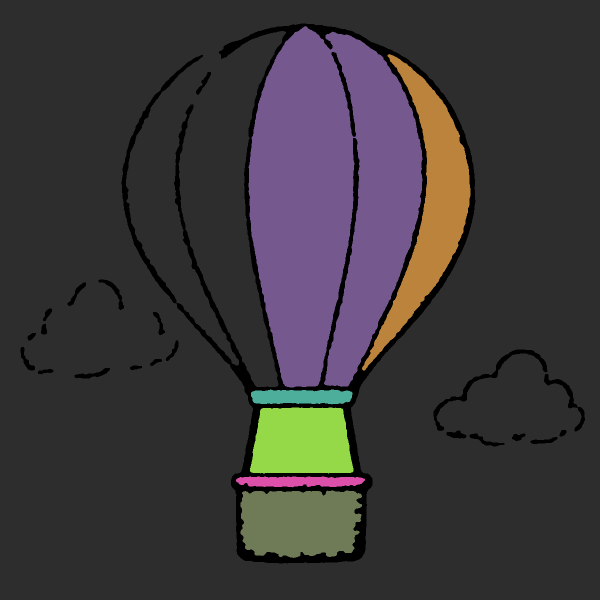
#> input picture docs/qa-evidence/2026-10-07/coloring-generator/balloon-t190-c5/regions.png, 1200 x 1200 px (shown at 1/2 size)
$ python cli.py
#> lines starting #> are read from the running program, lines starting #| are printed output that depends on the picture
from __future__ import annotations

import json
from dataclasses import asdict, dataclass
from pathlib import Path
from typing import Any

import cv2
import numpy as np
from PIL import Image


OUTPUT_DIR = Path(__file__).resolve().parent / "output"


@dataclass
class ValidationIssue:
    level: str
    code: str
    message: str


@dataclass
class ImageStats:
    path: str
    width: int
    height: int
    mode: str
    has_alpha: bool
    black_pixel_ratio: float
    near_white_pixel_ratio: float
    estimated_regions: int | None = None


@dataclass
class ValidationResult:
    score: int
    status: str
    stats: ImageStats
    issues: list[ValidationIssue]


def load_png(path: Path) -> Image.Image:
    if not path.exists():
        raise FileNotFoundError(f"No existe el archivo: {path}")
    if path.suffix.lower() != ".png":
        raise ValueError("El archivo debe ser PNG.")
    image = Image.open(path)
    image.load()
    return image


def image_to_rgba_array(image: Image.Image) -> np.ndarray:
    return np.array(image.convert("RGBA"))


def make_line_mask(image: Image.Image, threshold: int = 180) -> np.ndarray:
    rgba = image_to_rgba_array(image)
    alpha = rgba[:, :, 3]
    rgb = rgba[:, :, :3]

    white_background = np.full_like(rgb, 255)
    alpha_factor = (alpha.astype(np.float32) / 255.0)[:, :, None]
    composited = (rgb * alpha_factor + white_background * (1.0 - alpha_factor)).astype(np.uint8)

    gray = cv2.cvtColor(composited, cv2.COLOR_RGB2GRAY)
    blurred = cv2.GaussianBlur(gray, (3, 3), 0)
    _, binary_inverse = cv2.threshold(blurred, threshold, 255, cv2.THRESH_BINARY_INV)
    return binary_inverse


def clean_line_mask(mask: np.ndarray, close_gaps: bool = True, thicken: bool = True) -> np.ndarray:
    cleaned = mask.copy()
    noise_kernel = np.ones((2, 2), np.uint8)
    cleaned = cv2.morphologyEx(cleaned, cv2.MORPH_OPEN, noise_kernel, iterations=1)

    if close_gaps:
        close_kernel = np.ones((3, 3), np.uint8)
        cleaned = cv2.morphologyEx(cleaned, cv2.MORPH_CLOSE, close_kernel, iterations=1)

    if thicken:
        dilate_kernel = np.ones((2, 2), np.uint8)
        cleaned = cv2.dilate(cleaned, dilate_kernel, iterations=1)

    return cleaned


# [6 lines left out: function save_line_art, not called in this run]


def detect_paint_regions(line_mask: np.ndarray, min_area: int = 80) -> tuple[np.ndarray, list[dict[str, Any]]]:
    paintable = np.where(line_mask > 0, 0, 255).astype(np.uint8)

    flood = paintable.copy()
    h, w = flood.shape
    flood_mask = np.zeros((h + 2, w + 2), np.uint8)
    cv2.floodFill(flood, flood_mask, (0, 0), 128)

    interior = np.where(flood == 255, 255, 0).astype(np.uint8)
    count, labels, stats, centroids = cv2.connectedComponentsWithStats(interior, connectivity=4)

    region_map = np.zeros((h, w), np.uint16)
    regions: list[dict[str, Any]] = []
    region_id = 1

    for label in range(1, count):
        area = int(stats[label, cv2.CC_STAT_AREA])
        if area < min_area:
            continue

        x = int(stats[label, cv2.CC_STAT_LEFT])
        y = int(stats[label, cv2.CC_STAT_TOP])
        width = int(stats[label, cv2.CC_STAT_WIDTH])
        height = int(stats[label, cv2.CC_STAT_HEIGHT])
        cx, cy = centroids[label]

        region_map[labels == label] = region_id
        regions.append(
            {
                "id": region_id,
                "area": area,
                "bbox": {"x": x, "y": y, "width": width, "height": height},
                "centroid": {"x": round(float(cx), 2), "y": round(float(cy), 2)},
            }
        )
        region_id += 1

    return region_map, regions


# [13 lines left out: function save_region_preview, not called in this run]


def validate_png(path: Path, estimate_regions: bool = True) -> ValidationResult:
    image = load_png(path)
    rgba = image_to_rgba_array(image)
    height, width = rgba.shape[:2]
    alpha = rgba[:, :, 3]
    rgb = rgba[:, :, :3]

    gray = cv2.cvtColor(rgb, cv2.COLOR_RGB2GRAY)
    black_ratio = float(np.mean((gray < 80) & (alpha > 16)))
    white_ratio = float(np.mean((gray > 235) | (alpha < 16)))

    issues: list[ValidationIssue] = []

    if width < 512 or height < 512:
        issues.append(ValidationIssue("error", "small_image", "La imagen deberia ser al menos 512x512."))
    elif width < 1024 or height < 1024:
        issues.append(ValidationIssue("warning", "low_resolution", "Mejor si la imagen llega a 1024x1024 o mas."))

    if black_ratio < 0.01:
        issues.append(ValidationIssue("error", "few_lines", "Hay muy pocos pixeles oscuros; no parece line-art."))
    elif black_ratio > 0.35:
        issues.append(ValidationIssue("warning", "too_many_dark_pixels", "Hay demasiada tinta negra; podria ser dificil pintar."))

    if white_ratio < 0.45:
        issues.append(ValidationIssue("warning", "busy_background", "El fondo no parece suficientemente blanco o transparente."))

    has_alpha = image.mode in ("RGBA", "LA") or "transparency" in image.info
    estimated_regions: int | None = None
    if estimate_regions:
        mask = clean_line_mask(make_line_mask(image), close_gaps=True, thicken=True)
        _, regions = detect_paint_regions(mask)
        estimated_regions = len(regions)
        if estimated_regions == 0:
            issues.append(ValidationIssue("error", "no_regions", "No se detectaron regiones cerradas para pintar."))
        elif estimated_regions < 3:
            issues.append(ValidationIssue("warning", "few_regions", "Se detectaron pocas regiones cerradas."))

    error_count = sum(issue.level == "error" for issue in issues)
    warning_count = sum(issue.level == "warning" for issue in issues)
    score = max(0, 100 - error_count * 35 - warning_count * 12)
    status = "excelente" if score >= 90 else "aceptable" if score >= 65 else "necesita_arreglo"

    stats = ImageStats(
        path=str(path),
        width=width,
        height=height,
        mode=image.mode,
        has_alpha=has_alpha,
        black_pixel_ratio=round(black_ratio, 4),
        near_white_pixel_ratio=round(white_ratio, 4),
        estimated_regions=estimated_regions,
    )
    return ValidationResult(score=score, status=status, stats=stats, issues=issues)


# [37 lines left out: function process_png, not called in this run]


def prompt_path() -> Path:
    value = input("Ruta del PNG: ").strip().strip('"').strip("'")
    return Path(value).expanduser().resolve()


def print_validation(result: ValidationResult) -> None:
    print("\nResultado")
    print(f"- Estado: {result.status}")
    print(f"- Score: {result.score}/100")
    print(f"- Tamano: {result.stats.width}x{result.stats.height}")
    print(f"- Modo: {result.stats.mode}")
    print(f"- Pixeles oscuros: {result.stats.black_pixel_ratio:.2%}")
    print(f"- Fondo blanco/transparente estimado: {result.stats.near_white_pixel_ratio:.2%}")
    if result.stats.estimated_regions is not None:
        print(f"- Regiones estimadas: {result.stats.estimated_regions}")

    if result.issues:
        print("\nObservaciones")
        for issue in result.issues:
            print(f"- [{issue.level}] {issue.message}")
    else:
        print("\nSin observaciones importantes.")


# [6 lines left out: function print_outputs, not called in this run]


def main() -> None:
    OUTPUT_DIR.mkdir(parents=True, exist_ok=True)

    while True:
        print("\nColoreame PNG CLI")
        print("1. Validar PNG")
        print("2. Crear line-art limpio")
        print("3. Detectar regiones pintables")
        print("4. Pipeline completo")
        print("5. Salir")

        option = input("Elige una opcion: ").strip()
#> the answer given: 1

        try:
            if option == "1":
                result = validate_png(prompt_path())
#> the answer given: ../docs/qa-evidence/2026-10-07/coloring-generator/balloon-t190-c5/regions.png
#> in load_png, image is the input picture: PIL image 1200x1200 RGB; mean R, G, B 59.3, 55.5, 57.5
#> in validate_png, `alpha = rgba[:, :, 3]`: alpha: shape (1200, 1200); every value is 255
#> in validate_png, `gray = cv2.cvtColor(rgb, cv2.COLOR_RGB2GRAY)`:
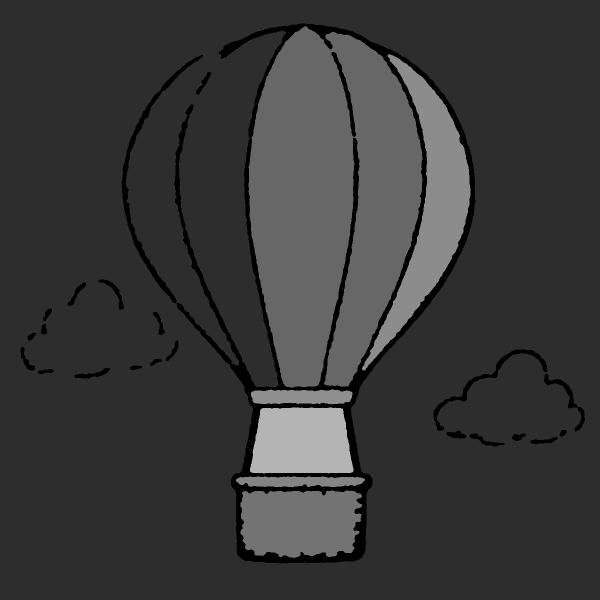
#> gray: shape (1200, 1200) (shown at 1/2 size); min 0, max 180, mean 56.9
#> in validate_png, `black_ratio = float(np.mean((gray < 80) & (alpha > 16)))`: black_ratio = 0.801
#> in validate_png, `white_ratio = float(np.mean((gray > 235) | (alpha < 16)))`: white_ratio = 0
#> in validate_png, `has_alpha = image.mode in ("RGBA", "LA") or "transparency" in image.info`: has_alpha = False
#> in make_line_mask, `alpha_factor = (alpha.astype(np.float32) / 255.0)[:, :, None]`: alpha_factor: shape (1200, 1200, 1) float32; every value is 1
#> in detect_paint_regions, `paintable = np.where(line_mask > 0, 0, 255).astype(np.uint8)`: paintable: shape (1200, 1200); every value is 0
#> in detect_paint_regions, `cv2.floodFill(flood, flood_mask, (0, 0), 128)`: flood: shape (1200, 1200); every value is 128
#> in detect_paint_regions, `count, labels, stats, centroids = cv2.connectedComponentsWithStats(int..`: labels: shape (1200, 1200) int32; every value is 0
#> in detect_paint_regions, `count, labels, stats, centroids = cv2.connectedComponentsWithStats(int..`: count = 1; stats = [[0, 0, 1200, 1200, 1440000]]; centroids = [[599.5, 599.5]]
#> after the loop in detect_paint_regions, `for label in range(1, count):`: region_map: shape (1200, 1200) uint16; every value is 0
#> after the loop in detect_paint_regions, `for label in range(1, count):`: region_id = 1; regions = []
#> in validate_png, `estimated_regions = len(regions)`: estimated_regions = 0
                print_validation(result)
            elif option == "2":
                path = prompt_path()
                image = load_png(path)
                mask = clean_line_mask(make_line_mask(image))
                output_path = OUTPUT_DIR / f"{path.stem}_lineart.png"
                save_line_art(mask, output_path)
                print(f"\nListo: {output_path}")
            elif option == "3":
                path = prompt_path()
                image = load_png(path)
                mask = clean_line_mask(make_line_mask(image))
                region_map, regions = detect_paint_regions(mask)
                preview_path = OUTPUT_DIR / f"{path.stem}_regions_preview.png"
                json_path = OUTPUT_DIR / f"{path.stem}_regions.json"
                save_region_preview(region_map, preview_path)
                json_path.write_text(
                    json.dumps({"source": str(path), "region_count": len(regions), "regions": regions}, indent=2),
                    encoding="utf-8",
                )
                print(f"\nRegiones detectadas: {len(regions)}")
                print(f"Preview: {preview_path}")
                print(f"JSON: {json_path}")
            elif option == "4":
                print_outputs(process_png(prompt_path()))
            elif option == "5":
                print("Hasta luego.")
                break
            else:
                print("Opcion invalida.")
        except Exception as exc:
            print(f"\nError: {exc}")


if __name__ == "__main__":
#> (the run stopped early here; a loop or call above may not have finished)
